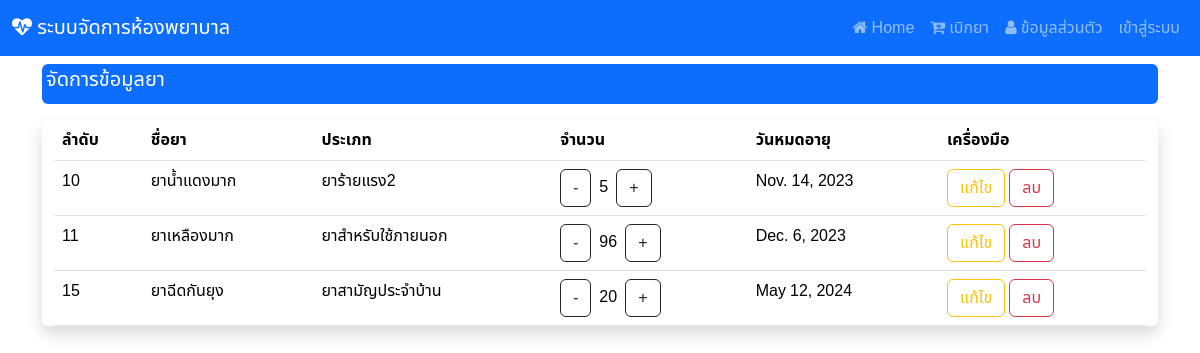
/manage_drug, run on an earlier commit of the app's database.
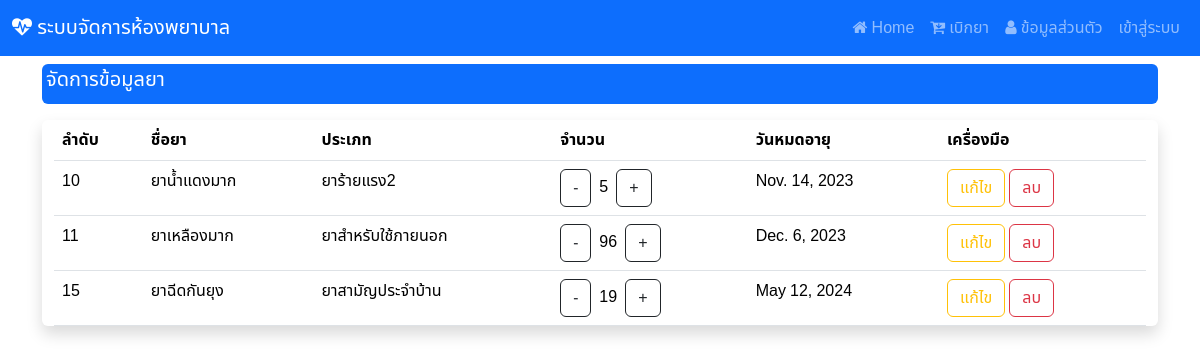
And on a later commit of the database.
### hospital_app/models.py (models this page shows, shortened)
class drug(models.Model):
    drug_id = models.AutoField(primary_key=True)
    drug_name = models.CharField(max_length=255)
    drug_type = models.ForeignKey(d_type, on_delete=models.CASCADE)
    drug_qty = models.IntegerField()
    drug_exp = models.DateField()

class d_type(models.Model):
    type_id = models.AutoField(primary_key=True)
    type_name = models.CharField(max_length=255)
    def __str__(self):
        return f"{self.type_name}"

### hospital_app/views.py (the view)
# urls.py: path('manage_drug',views.manage_drug),
def manage_drug(request):
    show_drug = drug.objects.all()
    context  = {"drug" : show_drug}
    return render(request,'edit_drug.html',context)

### hospital_app/templates/edit_drug.html (shortened to what this page needs)
{% extends "base.html" %}
{% block content %}
<div class="mt-2 p-1 bg-primary text-white rounded">
    <h5>จัดการข้อมูลยา</h5>
  </div>
<div class="container-fluid my-3 justify-content-center align-items-center shadow rounded">
<table class="table table-responsive">
    <thead>
        <tr>
            <th><div class="col d-none d-sm-block">
              ลำดับ
            </div></th>
            <th>ชื่อยา</th>
            <th>ประเภท</th>
            <th>จำนวน</th>
            <th>
              <div class="col d-none d-sm-block">
                วันหมดอายุ
              </div>
            </th>
            <th>เครื่องมือ</th>
        </tr>
    </thead>
    <tbody>
        {% for i in drug %}
        <tr>
            <td>{{i.drug_id}}</td>
            <td>{{i.drug_name}}</td>
            <td>{{i.drug_type}}</td>
            <td><a class="btn btn-outline-dark me-2" href="decrease_drug/{{i.drug_id}}">-</a>{{i.drug_qty}}<a class="btn btn-outline-dark ms-2" href="increase_drug/{{i.drug_id}}">+</a></td>
            <td>{{i.drug_exp}}</td>
            <td> {% comment %} ปุ่มแก้ไข และ ลบ จะกลายเป็นไอคอนไม่จอลดขนาดลง {% endcomment %}
              <div class="col d-none d-sm-block">
                <a href="edit/{{i.drug_id}}" class="btn btn-outline-warning">แก้ไข<a/>
                  <a href="#" class="btn btn-outline-danger" data-bs-toggle="modal"
                  data-bs-target="#deleteConfirmationModal"
                  onclick="setDeleteUrl('delete/{{i.drug_id}}')">
                  ลบ
                    </a>
              </div>
              </td>{% comment %} ปุ่มแก้ไข และ ลบ จะกลายเป็นไอคอนไม่จอลดขนาดลง {% endcomment %}
        </tr>
        {% endfor %}
    </tbody>
</div>
{% endblock  %}

What changed in the data, as far as the page shows it:
changed drug "ยาฉีดกันยุง": drug_qty "20" → "19"
